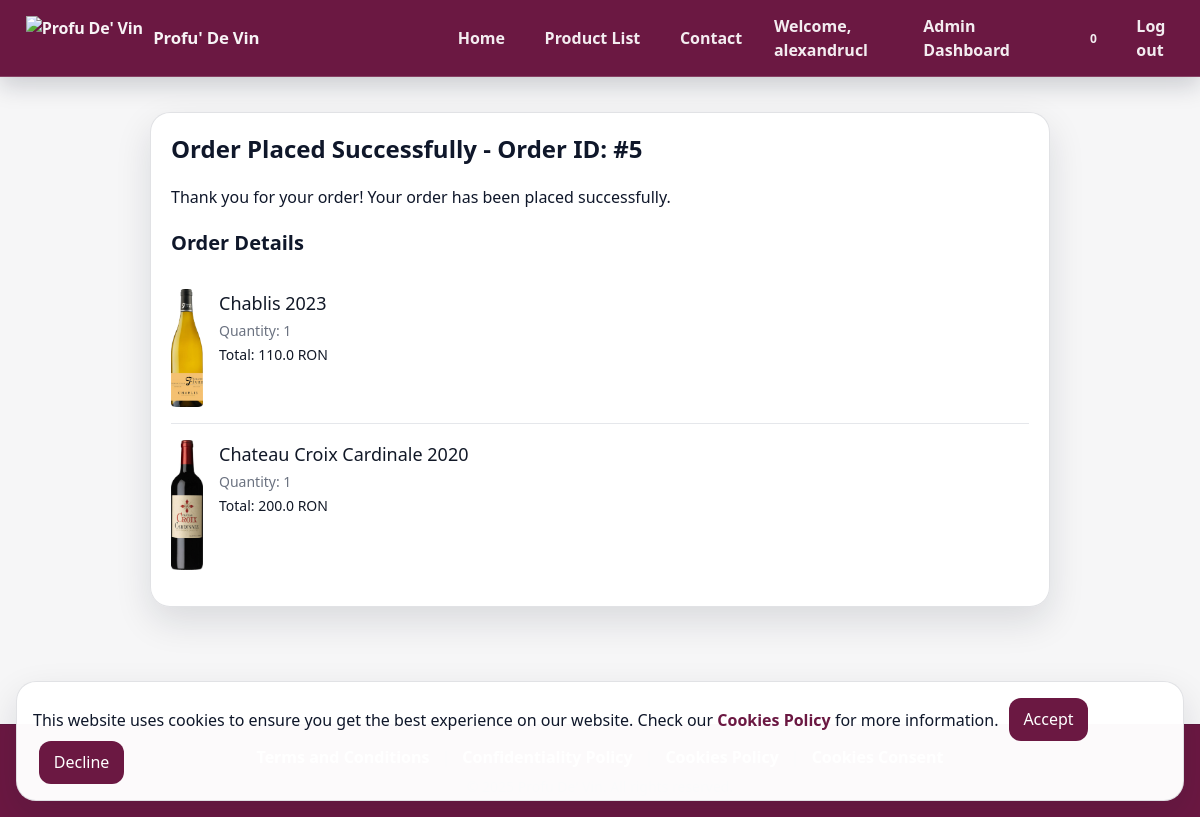
Screenshot of /order_success/ (signed in) with the database file from the repository.
### my_app/models.py (models this page shows, shortened)
class Order(models.Model):
    user = models.ForeignKey(User, on_delete=models.CASCADE)
    created_at = models.DateTimeField(default=timezone.now)
    first_name = models.CharField(max_length=30,default='')
    last_name = models.CharField(max_length=30,default='')
    email = models.EmailField(max_length=254, default='')
    phone_number = models.CharField(max_length=15, default='')
    address = models.CharField(max_length=255 , null=True)
    city = models.CharField(max_length=100, null=True)
    county = models.CharField(max_length=100, default='')
    postal_code = models.CharField(max_length=6, null=True)
    total_price = models.DecimalField(max_digits=10, decimal_places=2)
    status = models.CharField(max_length=20, default='Pending')
    wines = models.ManyToManyField(Wines, through='OrderItem', related_name='orders')
    spirits = models.ManyToManyField(Spirits, through='OrderItem', related_name='orders')

class OrderItem(models.Model):
    order = models.ForeignKey(Order, related_name='items', on_delete=models.CASCADE)
    wine = models.ForeignKey(Wines, null=True, blank=True, on_delete=models.CASCADE)
    spirit = models.ForeignKey(Spirits, null=True, blank=True, on_delete=models.CASCADE)
    quantity = models.PositiveIntegerField()
    price = models.DecimalField(max_digits=6, decimal_places=2)
    name = models.CharField(max_length=100, null=True, blank=True)
    type = models.CharField(max_length=100, null=True, blank=True)
    year = models.IntegerField(null=True, blank=True)
    grapes = models.CharField(max_length=100, null=True, blank=True)
    country = models.CharField(max_length=100, null=True, blank=True)
    region = models.CharField(max_length=100, null=True, blank=True)
    alcohol_level = models.IntegerField(null=True, blank=True)
    style = models.CharField(max_length=100, null=True, blank=True)

class Wines(models.Model):
    Name = models.CharField(max_length=100)
    Type = models.CharField(max_length=100)
    Year = models.IntegerField(default=None, null=True)  # Changed to allow NULL or default value
    Grapes = models.CharField(max_length=100, null=True)  # Changed to allow NULL
    Country = models.CharField(max_length=100)
    Region = models.CharField(max_length=100, null=True)  # Changed to allow NULL
    Price = models.DecimalField(max_digits=6, decimal_places=2, null=True)
    Description = models.TextField()
    Qty = models.IntegerField(null=True)  # Kept as is, can be set to default if needed
    ID = models.AutoField(primary_key=True, editable=False)
    image = models.ImageField(upload_to='wines/', null=True, blank=True)

### my_app/views.py (the view)
# urls.py: path('order_success/', views.order_success, name='order_success'),
@login_required
def order_success(request):
    order = Order.objects.filter(user=request.user).latest('created_at')
    return render(request, 'my_app/order_succes.html', {'order': order})

### my_app/context_processors.py (called while the page is built)
def cart_item_count(request):
    if request.user.is_authenticated:
        cart_items = CartItem.objects.filter(cart__user=request.user)
        return {'cart_item_count': cart_items.count()}
    return {'cart_item_count': 0}

### my_app/templatetags/custom_filters.py (called while the page is built)
@register.filter
def multiply(value, arg):
    try:
        return float(value) * float(arg)
    except (ValueError, TypeError):
        return ''

@register.filter(name='has_group')
def has_group(user, group_name):
    return user.groups.filter(name=group_name).exists()

### templates/my_app/order_succes.html (shortened to what this page needs)
{% extends 'my_app/base.html' %}
{% load static %}
{% load custom_filters %}
{% block page_css %}
<link rel="stylesheet" href="{% static 'css/order_succes.css' %}">
{% endblock %}
{% block content %}
<div class="flex items-center justify-center" style="margin-top: 1rem">
    <div class="custom-container p-5 bg-white shadow-md rounded-lg">
        <h1 class="text-2xl font-bold mb-5">Order Placed Successfully - Order ID: #{{ order.id }} </h1>
        <p class="mb-5">Thank you for your order! Your order has been placed successfully.</p>
        <h2 class="text-xl font-semibold mb-4">Order Details</h2>
        <ul class="divide-y divide-gray-200">
            {% for item in order.items.all %}
                <li class="py-4 flex">
                    <div class="flex-shrink-0">
                        {% if item.wine and item.wine.image %}
                            <img src="{{ item.wine.image.url }}" alt="{{ item.wine.Name }}" style="max-width: 2rem;">
                        {% elif item.spirit and item.spirit.image %}
                            <img src="{{ item.spirit.image.url }}" alt="{{ item.spirit.Name }}" class="h-20 w-20 rounded-md">
                        {% endif %}
                    </div>
                    <div class="ml-4 flex-1 flex flex-col justify-between">
                        <div>
                            <h3 class="text-lg font-medium text-gray-900">
                                {% if item.wine %}
                                    {{ item.wine.Name }}
                                {% else %}
                                    {{ item.spirit.Name }}
                                {% endif %}
                            </h3>
                            <p class="mt-1 text-sm text-gray-500">Quantity: {{ item.quantity }}</p>
                            <div class="mt-1 text-sm font-medium text-gray-900">
                                Total: {{ item.price|floatformat:2|multiply:item.quantity }} RON
                            </div>
                        </div>
                    </div>
                </li>
            {% endfor %}
        </ul>
    </div>
</div>
{% endblock %}

### templates/my_app/header.html (shortened to what this page needs)
{% load static %}
{% load custom_filters %}
<header class="site-header">
    <div class="site-container site-container-fluid">
        <nav class="site-header-inner" aria-label="Primary">
            <div class="site-header-left" aria-label="Brand">
                <a class="site-brand" href="/home" aria-label="Home">
                    <img src="{% static 'images/logo.png' %}" alt="Profu De' Vin" />
                    <span class="site-brand-text">Profu' De Vin</span>
                </a>
            </div>
            <div class="site-header-center desktop-only" aria-label="Primary links">
                <div class="site-navlinks">
                    <a href="/home" class="site-link">Home</a>
                    <a href="/home/product_list" class="site-link">Product List</a>
                    <a href="/home/contact" class="site-link">Contact</a>
                </div>
            </div>
            <div class="site-header-right" aria-label="Account and actions">
                <div class="site-navlinks desktop-only">
                    {% if user.is_authenticated %}
                        <a href="{% url 'profile_view' %}" class="site-link">Welcome, {{ user.username }}</a>
                        {% if user.is_superuser or user|has_group:"Product Population" %}
                            <a href="{% url 'admin_dashboard' %}" class="site-link">Admin Dashboard</a>
                        {% endif %}
                        <a href="{% url 'cart_view' %}" class="site-link site-cart" aria-label="Cart">
                            <span class="site-cart-logo" aria-hidden="true"></span>
                            <span class="site-cart-count cart-count">{{ cart_item_count }}</span>
                        </a>
                        <a href="{% url 'logout_view' %}?next={{ request.path }}" class="site-link" id="logout-link">Log out</a>
                    {% else %}
                        <a href="{% url 'login' %}?next={{ request.path }}" class="site-link">Log in</a>
                        <a href="{% url 'signup' %}?next={{ request.path }}" class="site-link">Sign up</a>
                    {% endif %}
                </div>
            </div>
        </nav>
    </div>
</header>

### static/css/site.css (style rules this page uses)
:root { --brand: #6b1842; --brand-dark: #4f0f2b; --brand-accent: #ac1c64; --brand-ink: #3b0c24; --surface: #ffffff; --page-bg: #f6f6f7; --border: rgba(15, 23, 42, 0.12); --border-strong: rgba(15, 23, 42, 0.18); --shadow-sm: 0 0.25rem 0.75rem rgba(15, 23, 42, 0.08); --shadow-md: 0 0.9rem 2.25rem rgba(15, 23, 42, 0.12); --radius-sm: 0.6rem; --radius-md: 0.9rem; --radius-lg: 1.25rem; --header-height: 4.75rem; }
html, body { height: 100%; }
html { scrollbar-width: thin; scrollbar-color: rgba(255, 255, 255, 0.85) var(--brand); }
.site-body { margin: 0; background: var(--page-bg); color: #0f172a; }
.site-container { max-width: 1100px; margin: 0 auto; padding-left: 1rem; padding-right: 1rem; }
.site-container-fluid { max-width: none; }
.site-header { position: fixed; top: 0; left: 0; right: 0; z-index: 1000; background: var(--brand); border-bottom: 1px solid rgba(255, 255, 255, 0.18); box-shadow: 0 0.55rem 1.4rem rgba(15, 23, 42, 0.18); backdrop-filter: blur(10px); }
.site-header::before { content: ""; position: absolute; top: 0; left: 0; right: 0; height: 3px; background: var(--brand); }
.site-header-inner { height: var(--header-height); display: grid; grid-template-columns: 1fr auto 1fr; align-items: center; column-gap: 0.75rem; width: 100%; }
.site-header-left { justify-self: start; display: flex; align-items: center; min-width: 0; }
.site-header-center { justify-self: center; }
.site-header-center .site-navlinks { justify-content: center; }
.site-header-right { justify-self: end; display: flex; align-items: center; gap: 0.75rem; min-width: 0; }
.site-brand { display: inline-flex; align-items: center; gap: 0.65rem; text-decoration: none; color: rgba(255, 255, 255, 0.95); font-weight: 850; letter-spacing: -0.01em; padding: 0.35rem 0.55rem; border-radius: 0.85rem; border: 1px solid transparent; transition: background-color 0.15s, transform 0.15s, border-color 0.15s; }
.site-brand img { height: 2.75rem; width: auto; }
.site-brand-text { white-space: nowrap; font-size: 1.05rem; }
.site-navlinks { display: flex; align-items: center; gap: 1.25rem; }
.site-link { font-weight: 650; color: rgba(255, 255, 255, 0.92); text-decoration: none; padding: 0.4rem 0.55rem; border-radius: 0.65rem; border: 1px solid transparent; transition: background-color 0.15s, color 0.15s, transform 0.15s; }
.site-cart { display: inline-flex; align-items: center; gap: 0.35rem; }
.site-cart-logo { width: 2rem; height: 2rem; background-image: url("../images/cartlogo/cartlogo2.png"); background-size: cover; background-position: center; transition: transform 0.15s, background-image 0.15s; }
.site-cart-count { font-size: 0.75rem; font-weight: 800; color: rgba(255, 255, 255, 0.92); transform: translateY(1px); }

### rows the page displays
Order: id "5"
OrderItem: wine.image (picture), wine.Name "Chablis 2023", quantity "1", price|multiply "110.0"
OrderItem: wine.image (picture), wine.Name "Chateau Croix Cardinale 2020", quantity "1", price|multiply "200.0"

### other values shown
{{ user.username }} "alexandrucl"
{{ cart_item_count }} "0"
